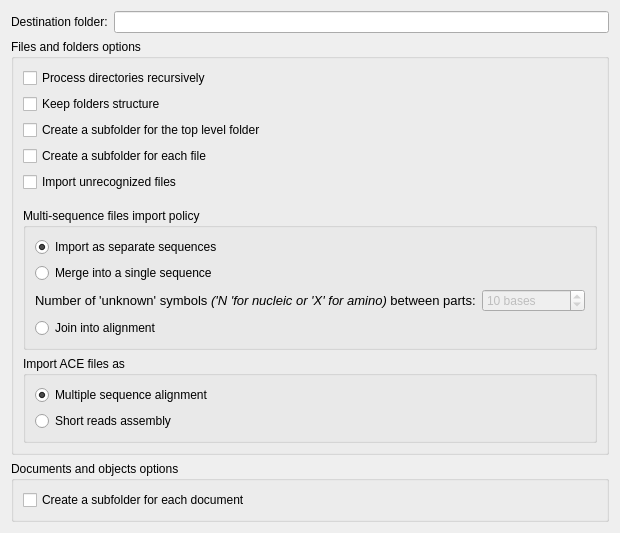
<?xml version="1.0" encoding="UTF-8"?>
<ui version="4.0">
 <class>ImportOptionsWidget</class>
 <widget class="QWidget" name="ImportOptionsWidget">
  <property name="geometry">
   <rect>
    <x>0</x>
    <y>0</y>
    <width>541</width>
    <height>527</height>
   </rect>
  </property>
  <property name="windowTitle">
   <string>Import to the Database Options</string>
  </property>
  <layout class="QVBoxLayout" name="verticalLayout">
   <item>
    <layout class="QHBoxLayout" name="horizontalLayout">
     <item>
      <widget class="QLabel" name="lblBaseFolder">
       <property name="text">
        <string>Destination folder:</string>
       </property>
      </widget>
     </item>
     <item>
      <widget class="QLineEdit" name="leBaseFolder"/>
     </item>
    </layout>
   </item>
   <item>
    <widget class="QGroupBox" name="gbFilesAndFolders">
     <property name="title">
      <string>Files and folders options</string>
     </property>
     <layout class="QVBoxLayout" name="verticalLayout_2">
      <item>
       <widget class="QCheckBox" name="cbRecursively">
        <property name="text">
         <string>Process directories recursively</string>
        </property>
       </widget>
      </item>
      <item>
       <widget class="QCheckBox" name="cbKeepStructure">
        <property name="text">
         <string>Keep folders structure</string>
        </property>
       </widget>
      </item>
      <item>
       <widget class="QCheckBox" name="cbCreateSubfoldersForTopLevelFolder">
        <property name="text">
         <string>Create a subfolder for the top level folder</string>
        </property>
       </widget>
      </item>
      <item>
       <widget class="QCheckBox" name="cbCreateSubfoldersForFiles">
        <property name="text">
         <string>Create a subfolder for each file</string>
        </property>
       </widget>
      </item>
      <item>
       <widget class="QCheckBox" name="cbImportUnrecognized">
        <property name="text">
         <string>Import unrecognized files</string>
        </property>
       </widget>
      </item>
      <item>
       <spacer name="verticalSpacer">
        <property name="orientation">
         <enum>Qt::Vertical</enum>
        </property>
        <property name="sizeType">
         <enum>QSizePolicy::Fixed</enum>
        </property>
        <property name="sizeHint" stdset="0">
         <size>
          <width>20</width>
          <height>10</height>
         </size>
        </property>
       </spacer>
      </item>
      <item>
       <widget class="QGroupBox" name="gbMultiSequencePolicy">
        <property name="title">
         <string>Multi-sequence files import policy</string>
        </property>
        <layout class="QVBoxLayout" name="verticalLayout_4">
         <item>
          <widget class="QRadioButton" name="rbSeparate">
           <property name="text">
            <string>Import as separate sequences</string>
           </property>
           <property name="checked">
            <bool>true</bool>
           </property>
          </widget>
         </item>
         <item>
          <widget class="QRadioButton" name="rbMerge">
           <property name="text">
            <string>Merge into a single sequence</string>
           </property>
          </widget>
         </item>
         <item>
          <layout class="QHBoxLayout" name="layoutMerge">
           <item>
            <spacer name="horizontalSpacer">
             <property name="orientation">
              <enum>Qt::Horizontal</enum>
             </property>
             <property name="sizeType">
              <enum>QSizePolicy::Expanding</enum>
             </property>
             <property name="sizeHint" stdset="0">
              <size>
               <width>40</width>
               <height>20</height>
              </size>
             </property>
            </spacer>
           </item>
           <item>
            <widget class="QLabel" name="lblMerge">
             <property name="text">
              <string>&lt;!DOCTYPE HTML PUBLIC &quot;-//W3C//DTD HTML 4.0//EN&quot; &quot;http://www.w3.org/TR/REC-html40/strict.dtd&quot;&gt;
&lt;html&gt;&lt;head&gt;&lt;meta name=&quot;qrichtext&quot; content=&quot;1&quot; /&gt;&lt;style type=&quot;text/css&quot;&gt;
p, li { white-space: pre-wrap; }
&lt;/style&gt;&lt;/head&gt;&lt;body style=&quot; font-family:'MS Shell Dlg 2'; font-size:8.25pt; font-weight:400; font-style:normal;&quot;&gt;
&lt;p style=&quot; margin-top:0px; margin-bottom:0px; margin-left:0px; margin-right:0px; -qt-block-indent:0; text-indent:0px;&quot;&gt;&lt;span style=&quot; font-size:10pt;&quot;&gt;Number of 'unknown' symbols &lt;/span&gt;&lt;span style=&quot; font-size:10pt; font-style:italic;&quot;&gt;('N 'for nucleic or 'X' for amino)&lt;/span&gt;&lt;span style=&quot; font-size:10pt;&quot;&gt; between parts:&lt;/span&gt;&lt;/p&gt;&lt;/body&gt;&lt;/html&gt;</string>
             </property>
            </widget>
           </item>
           <item>
            <widget class="QSpinBox" name="sbMerge">
             <property name="enabled">
              <bool>false</bool>
             </property>
             <property name="suffix">
              <string> bases</string>
             </property>
             <property name="maximum">
              <number>1000000</number>
             </property>
             <property name="value">
              <number>10</number>
             </property>
            </widget>
           </item>
          </layout>
         </item>
         <item>
          <widget class="QRadioButton" name="rbMalignment">
           <property name="text">
            <string>Join into alignment</string>
           </property>
          </widget>
         </item>
        </layout>
       </widget>
      </item>
      <item>
       <spacer name="verticalSpacer_2">
        <property name="orientation">
         <enum>Qt::Vertical</enum>
        </property>
        <property name="sizeHint" stdset="0">
         <size>
          <width>20</width>
          <height>10</height>
         </size>
        </property>
       </spacer>
      </item>
      <item>
       <widget class="QGroupBox" name="gbAcePolicy">
        <property name="title">
         <string>Import ACE files as</string>
        </property>
        <layout class="QVBoxLayout" name="verticalLayout_5">
         <item>
          <widget class="QRadioButton" name="rbAceAsMalignment">
           <property name="text">
            <string>Multiple sequence alignment</string>
           </property>
           <property name="checked">
            <bool>true</bool>
           </property>
           <attribute name="buttonGroup">
            <string notr="true">buttonGroup</string>
           </attribute>
          </widget>
         </item>
         <item>
          <widget class="QRadioButton" name="rbAceAsAssembly">
           <property name="text">
            <string>Short reads assembly</string>
           </property>
           <attribute name="buttonGroup">
            <string notr="true">buttonGroup</string>
           </attribute>
          </widget>
         </item>
        </layout>
       </widget>
      </item>
     </layout>
    </widget>
   </item>
   <item>
    <widget class="QGroupBox" name="gbDocsAndObjects">
     <property name="title">
      <string>Documents and objects options</string>
     </property>
     <layout class="QVBoxLayout" name="verticalLayout_3">
      <item>
       <widget class="QCheckBox" name="cbCreateSubfoldersforDocs">
        <property name="text">
         <string>Create a subfolder for each document</string>
        </property>
       </widget>
      </item>
     </layout>
    </widget>
   </item>
  </layout>
 </widget>
 <resources/>
 <connections>
  <connection>
   <sender>rbMerge</sender>
   <signal>toggled(bool)</signal>
   <receiver>sbMerge</receiver>
   <slot>setEnabled(bool)</slot>
   <hints>
    <hint type="sourcelabel">
     <x>110</x>
     <y>203</y>
    </hint>
    <hint type="destinationlabel">
     <x>414</x>
     <y>235</y>
    </hint>
   </hints>
  </connection>
 </connections>
 <buttongroups>
  <buttongroup name="buttonGroup"/>
 </buttongroups>
</ui>
